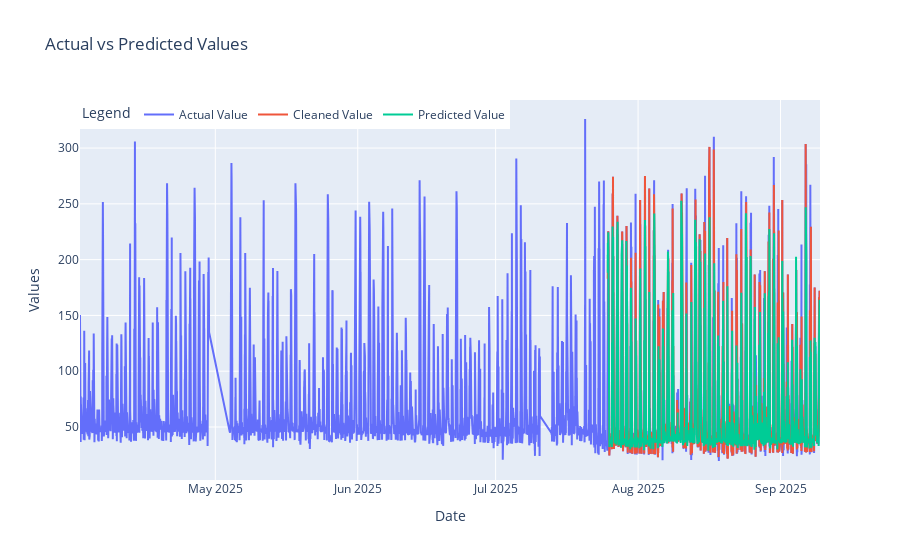

Here is the notebook cell this chart was saved with:
### Markdown cell above
#### Step A. Feature Engineering, lightGBM Modeling
  - LightGBM은 tree-based 모델로 scaling을 특별히 요구하지 않음
  - Prediction model 일 때는, 과거 데이터 정보(X)로만 현재 데이터(y)를 Regression 할 수 있도록 함
  - 일반적인 Regression model 일 때는, 타 데이터의 현재 데이터(X)를 사용해도 됨
  - 참고로, LSTM은 (t-k, ..., t-1) ---> t 에서 별도의 feature engineering을 수행하지 않음 
  - train_test_split() 에서, prediction model에서는 shuffle=False, regression model에서는 shuffle=True

### Code cell
%load_ext autoreload
%autoreload 2

import MainPower_DataProcessing_260207 as DP

df_raw = pd.DataFrame(data=tag_data[0]['colec_val'].values, index=tag_data[0]['colec_dt'], columns=['value'])
#df_raw = df_raw.iloc[int(len(df_raw)/2-1500):-1].copy()
print(f"timestamp: {df_raw.index[0]}, {df_raw.index[-1]}")
#df_interpol = Util.resample_time_index_interpolate_NaN_df(df_raw, '15min', 'linear')
#Util.plot_interpolated_data(df_raw, df_interpol, device_name, createFig=True)
#Util.plot_data(df_raw, plotType='simple', title=None, W=10, H=5)

X_df, y_df, nan_counts_df, missing_ratio = DP.preprocess(df_raw, points=4, freqInterval='15min')
print(f"nan_counts max= {nan_counts_df.max()}, missing_ratio= {missing_ratio}")

# 학습 및 테스트 데이터 분할
# 시계열 데이터는 시간 순으로 되어 있어야 하고, shuffle=False로 순방향 데이터검증 보장
X_train, X_test, y_train, y_test = train_test_split(X_df, y_df, test_size=0.3, random_state=42, shuffle=False)
#train_size = int(len(X) * 0.8)
#X_train, X_test = X.iloc[:train_size], X.iloc[train_size:]
#y_train, y_test = y.iloc[:train_size], y.iloc[train_size:]

# LightGBM 데이터 세트 생성
train_data = lgb.Dataset(X_train, label=y_train)
valid_data = lgb.Dataset(X_test, label=y_test, reference=train_data)

# 모델 하이퍼파라미터 설정
params = {
    'objective': 'regression',
    'metric': 'rmse',
    'boosting_type': 'gbdt',
    'learning_rate': 0.1,
    'num_leaves': 50,
    'verbose': -1
}

# 모델 학습
model_a = lgb.train(params,
                    train_data,
                    valid_sets=[valid_data],
                    num_boost_round=1000,
                    valid_names=['validation'],
                    callbacks=[lgb.early_stopping(stopping_rounds=30)])

##################
# 예측 수행
y_pred_a = model_a.predict(X_test, num_iteration=model_a.best_iteration)

# RMSE 출력
rmse_a = root_mean_squared_error(y_test, y_pred_a)
print(f'Experiment A: {rmse_a= :.2f} with {X_df.shape[1]} features')

# 예측 결과 시각화
fig = go.Figure()
fig.add_trace(go.Scatter(x=df_raw.index, y=df_raw['value'], mode='lines', name='Actual Value'))
fig.add_trace(go.Scatter(x=y_test.index, y=y_test, mode='lines', name='Cleaned Value'))
fig.add_trace(go.Scatter(x=y_test.index, y=y_pred_a, mode='lines', name='Predicted Value'))

# Update layout
fig.update_layout(title='Actual vs Predicted Values',
                  xaxis_title='Date',
                  yaxis_title='Values',
                  legend_title='Legend',
                  legend=dict(x=0, y=1, xanchor='left', yanchor='top', orientation='h')
                  )
fig.show()

# Feature Importance Visualization
# 모델의 특성 중요도 추출
feature_importances = model_a.feature_importance()
feature_names = X_df.columns

# 특성 중요도를 데이터프레임으로 정리
importance_df = pd.DataFrame({'feature': feature_names, 'importance': feature_importances})
importance_df = importance_df.sort_values(by='importance', ascending=False)

# 특성 중요도 시각화
plt.figure(figsize=(10, 12))  # 그래프 크기 설정
plt.barh(importance_df['feature'], importance_df['importance'])  # 수평 막대그래프 생성
plt.xlabel('Feature Importance')  # x축 레이블 설정
plt.title('Feature Importance Visualization')  # 그래프 제목 설정
plt.gca().invert_yaxis()  # 중요도가 높은 순으로 표시
plt.show()  # 그래프 출력

### Figure 1 — Plotly figure (JSON) as saved in the notebook; plotly's stock layout.template omitted (floating-point values rounded to 4 significant figures; data arrays with more than 128 entries replaced by an {"elided": "..."} marker saying what was removed)
{"data": [{"mode": "lines", "name": "Actual Value", "type": "scatter", "x": {"elided": "18254 str values"}, "y": {"elided": "18254 float values"}}, {"mode": "lines", "name": "Cleaned Value", "type": "scatter", "x": {"elided": "4435 str values"}, "y": {"elided": "4435 float values"}}, {"mode": "lines", "name": "Predicted Value", "type": "scatter", "x": {"elided": "4435 str values"}, "y": {"elided": "4435 float values"}}], "layout": {"legend": {"orientation": "h", "title": {"text": "Legend"}, "x": 0, "xanchor": "left", "y": 1, "yanchor": "top"}, "title": {"text": "Actual vs Predicted Values"}, "xaxis": {"title": {"text": "Date"}}, "yaxis": {"title": {"text": "Values"}}}}
